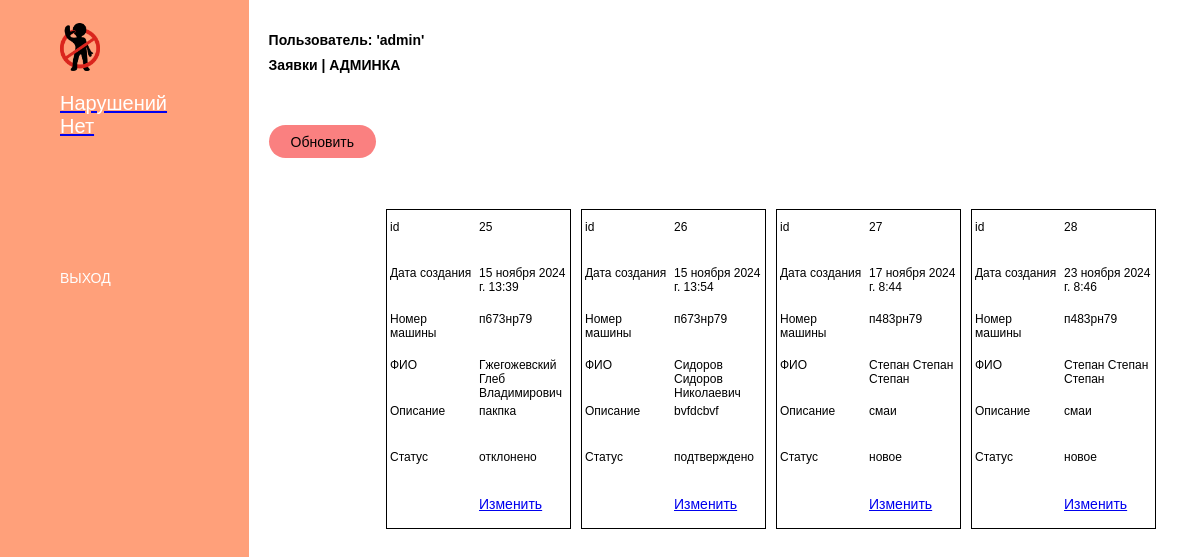
Screenshot of / (signed in) with the database file from the repository.
### myapp/models.py (models this page shows, shortened)
class CustomUser(AbstractUser):
    patronymic = models.CharField(verbose_name='Отчество', max_length=120)
    phone = models.CharField(verbose_name='Телефон', max_length=12)

class Orders(models.Model):
    created = models.DateTimeField(auto_now_add=True)
    owner = models.ForeignKey('CustomUser', verbose_name='Автор', related_name='orders_customuser',
                              on_delete=models.CASCADE)
    status = models.ForeignKey('Status', verbose_name='Статус', related_name='orders_status', on_delete=models.CASCADE)
    phone = models.CharField(verbose_name='Номер машины', max_length=8)
    orderdatetime = models.DateTimeField(blank=True, null=True)
    description= models.CharField(verbose_name='Описание нарушения',max_length=200)
    class Meta:
        ordering = ['created']
        verbose_name = 'Заявка'
        verbose_name_plural = 'Заявки'

class Status(models.Model):
    title = models.CharField(verbose_name='Статус', max_length=60)
    def __str__(self):
        return self.title
    class Meta:
        ordering = ['title']
        verbose_name = 'Статус'
        verbose_name_plural = 'Статусы'

### myapp/views.py (the view)
# urls.py: path('', views.index, name='home'),
def index(request):
    try:
        if request.user.is_superuser:
            orders = Orders.objects.order_by('id')
        else:
            orders = Orders.objects.filter(owner=request.user).order_by('id')
    except Exception as e:
        orders = None
    return render(request, 'myapp/index.html', {'orders': orders})

### myapp/templates/myapp/index.html (shortened to what this page needs)
{% extends 'myapp/base.html' %}
{% load static %}
{% block content %}
{% if user.is_authenticated %}
{% if user.is_superuser %}
<div class="body">
    <h2> Пользователь: '{{ user.username }}'</h2>
    <h2>Заявки | АДМИНКА</h2>
    <div class="orders-table">
        <form action="{% url 'home' %}">
            <button>Обновить</button>
        </form>
        {% if orders %}
        {% for elem in orders %}
        <div class="taable">
            <div class="table_head">
                <p>id</p><br>
                <p>Дата создания</p><br>
                <p>Номер машины</p><br>
                <p>ФИО</p><br>
                <p>Описание</p><br>
                <p>Статус</p><br>
            </div>
            <div class="table_body">
                <p>{{ elem.id }}</p><br>
                <p>{{ elem.orderdatetime }}</p><br>
                <p>{{ elem.phone }}</p><br>
                <p>{{ elem.owner.last_name }} {{ elem.owner.first_name }} {{elem.owner.patronymic}}</p><br>
                <p>{{ elem.description }}</p><br>
                <p>{{ elem.status }}</p><br>
                <p><a href="edit/{{elem.id}}">Изменить</a></p>
            </div>
        </div>
        {% endfor %}
        {% else %}
        <p>У нас нет записей</p>
        {% endif %}
        {% endif %}
        {% else %}
        <a href="/login">Авторизация</a>
        {% endif %}
</div>
{% endblock %}

### myapp/templates/myapp/base.html (shortened to what this page needs)
{% load static %}
<!doctype html>
<html lang="ru">
<head>
    <link rel="stylesheet" href="{% static 'css/style.css' %}">
</head>
<body>
<div class="wrapper">
    <div class="sidebar">
        <div class="logo">
            <a href="/">
                <img src="{% static 'images/logo.png' %}" alt="Logo">
                <span class="logo-text">Нарушений <br> Нет</span>
            </a>
        </div>
        <ul class="main-menu">
            {% if user.is_authenticated %}
            <li>
                <a href="{% url 'logout' %}">ВЫХОД</a>
            </li>
            {% endif %}
        </ul>
    </div>
    <main>
        {% block content %}{% endblock %}
    </main>
</div>
</body>
</html>

### static/css/style.css (style rules this page uses)
:root { --color-primary: #143151; }
* { box-sizing: border-box; font-family: Arial, Helvetica, sans-serif; padding: 0; margin: 0; font-size: 14px; }
.wrapper { display: flex; justify-content: left; flex-wrap: nowrap; height:100vh; }
.sidebar { width: 300px; background-color: rgb(255,160,122); height: 100vh; overflow: auto; padding-left: 60px; padding-top: 23px; }
.logo img { width: 40px; }
.logo-text { display: block; color: #fff; font-size: 20px; font-weight: 200; margin-top: 18px; }
.main-menu { margin-top: 132px; }
.main-menu li { display: block; margin-bottom: 24px; }
.main-menu li a { text-decoration: none; color: #fff; }
main { padding: 23px 20px; display: inline; width: 100%; }
main h2 { margin-top: 9px; }
button, input[type="submit"] { background-color: RGB(250,128,128); height: 33px; padding: 9px 22px; border-radius: 25px; border: none; margin-top: 16px; cursor: pointer; }
.orders-table { margin-top: 36px; display: flex; flex-wrap: wrap; }
.taable { height: 320px; width: 185px; display: flex; margin-left: 10px; margin-top: 100px; border: 1px solid black; }
.taable p { height: 10px; width: auto; margin-top: 10px; margin-bottom: 10px; margin-left: 3px; font-size: 12px; }
.table_head { float: left; height: 350px; width: 90px; }
.table_body { float: right; height: 360px; width: 95px; }

### rows the page displays
CustomUser: username "admin"
Orders: id "25", orderdatetime "15 ноября 2024 г. 13:39", phone "п673нр79", owner.last_name "Гжегожевский", owner.first_name "Глеб", owner.patronymic "Владимирович", description "пакпка", status "отклонено"
Orders: id "26", orderdatetime "15 ноября 2024 г. 13:54", phone "п673нр79", owner.last_name "Сидоров", owner.first_name "Сидоров", owner.patronymic "Николаевич", description "bvfdcbvf", status "подтверждено"
Orders: id "27", orderdatetime "17 ноября 2024 г. 8:44", phone "п483рн79", owner.last_name "Степан", owner.first_name "Степан", owner.patronymic "Степан", description "смаи", status "новое"
Orders: id "28", orderdatetime "23 ноября 2024 г. 8:46", phone "п483рн79", owner.last_name "Степан", owner.first_name "Степан", owner.patronymic "Степан", description "смаи", status "новое"
